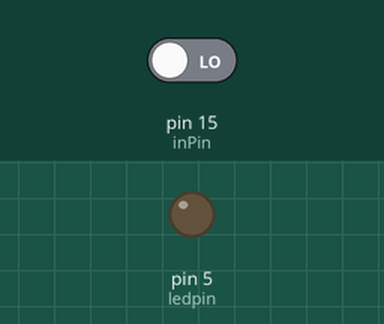
Simulated run of this sketch. Board: Arduino Uno, built with avr-gcc and run on an emulated ATmega328P. Parts: output pins drawn as LEDs (lit = HIGH). The inputs (shaded band) are chosen by the test bench; at power-on: pin 15 (inPin) LOW.

Above: at 3.8 s.
3.9 s: pin 15 (inPin) driven HIGH
At 4.3 s:
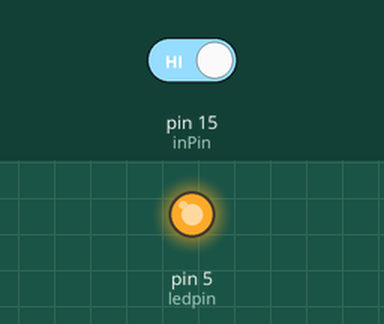
5.5 s: pin 15 (inPin) driven LOW
At 7.0 s:
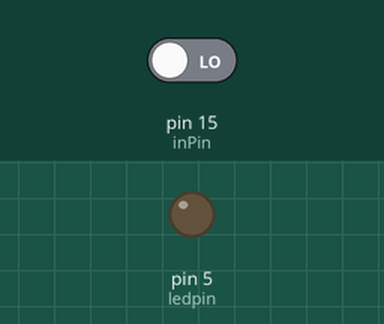
Timing chart, 0 to 8.5 s (numbered marks = the images above; inputs shaded):
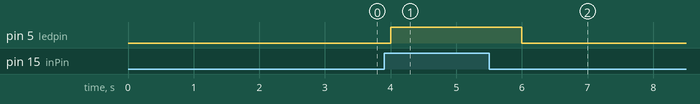

The sketch:

sketch_feb16a.ino
```cpp
  int ledpin=5; // led on D5 will show blink on / off
  int ledState = LOW;

  int inPin=15;
  int inState = LOW;

void setup() {
  // initialize digital pin 13 as an output.
  pinMode(ledpin, OUTPUT);
  pinMode(inPin, INPUT);

//  Serial.begin(9600);
//  Serial.println("--- Hoi ---");
}

// the loop function runs over and over again forever
void loop() {
    delay(1000);

    ledState = digitalRead(inPin);

    if (inState == LOW)
      inState = HIGH;
    else
      inState = LOW;


    // set the LED with the ledState of the variable:
    digitalWrite(ledpin, ledState);
//Serial.print(inState);


//
//  digitalWrite(13, HIGH);   // turn the LED on (HIGH is the voltage level)
//  delay(1000);              // wait for a second
//  digitalWrite(13, LOW);    // turn the LED off by making the voltage LOW
//  delay(1000);              // wait for a second
}
```

Measured:
- after the input at 3.9 s, pin 5 (ledpin): LOW → HIGH after 0.10 s
- after the input at 5.5 s, pin 5 (ledpin): HIGH → LOW after 0.50 s
